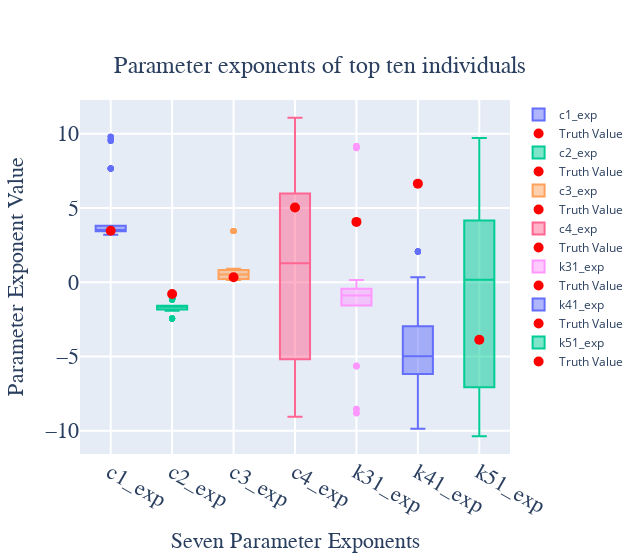

The notebook cell saved with this chart:
### Code cell
# Extract the top ten individuals from each run (there are totally NUM_RUNS=10 runs)

# top_ten_individuals = top10

# Unzipping the parameters
# c1_exps, c2_exps, c3_exps, c4_exps, k31_exps, k41_exps, k51_exps = zip(*top_ten_individuals)

# Create subplots
fig = go.Figure()

# Adding subplots for each parameter
params = [c1_exps, c2_exps, c3_exps, c4_exps, k31_exps, k41_exps, k51_exps]
param_names = ["c1_exp", "c2_exp", "c3_exp", "c4_exp", "k31_exp", "k41_exp", "k51_exp"]

for param, name in zip(params, param_names):
    fig.add_trace(go.Box(
        y=param,
        name=name
    ))

    truth_value = truth[param_names.index(name)]  # Assuming the order matches
    fig.add_trace(go.Scatter(
        x=[name],
        y=[truth_value],
        mode='markers',
        marker=dict(size=10, color='red'),
        name='Truth Value'
    ))


fig.update_xaxes(showgrid=True, gridwidth=2, gridcolor='white')
fig.update_yaxes(showgrid=True, gridwidth=2, gridcolor='white')

fig.update_layout(
        title=f"Parameter exponents of top ten individuals",
        title_font=dict(size=24, family="Courier New, monospace"),
        title_x=0.5,  # center
        title_y=0.9,
        width=640, height=560,
        yaxis_title="Parameter Exponent Value",
        xaxis_title="Seven Parameter Exponents",
        xaxis=dict(
            title_font=dict(size=22, family="Courier New, monospace"),
            tickfont=dict(size=22, family="Courier New, monospace")
        ),
        yaxis=dict(
            title_font=dict(size=22, family="Courier New, monospace"),
            tickfont=dict(size=22, family="Courier New, monospace")
        )
    )


fig.show()
# fig.write_image('accuracy_test.png')
